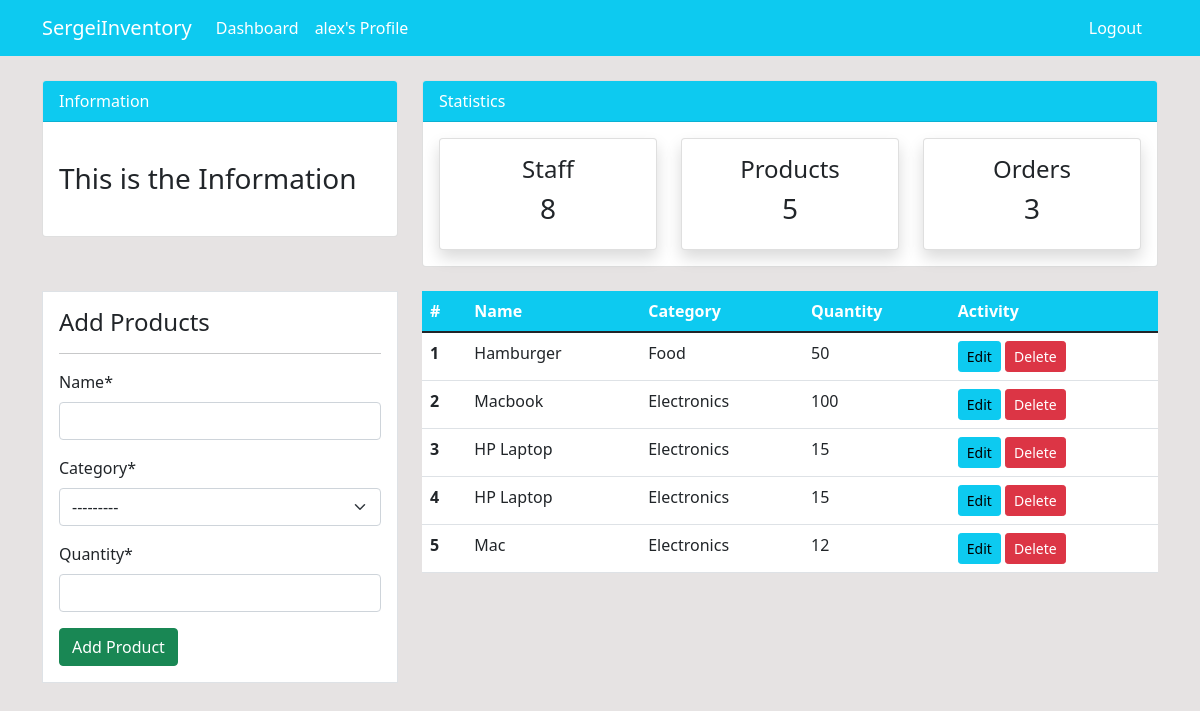
Screenshot of /product/ (signed in) with the database file from the repository.
### dashboard/models.py (models this page shows, shortened)
class Category(models.Model):
    name = models.CharField(max_length=255, null=True)
    def __str__(self) -> str:
        return self.name

class Product(models.Model):
    name = models.CharField(max_length=255, null=True)
    category = models.ForeignKey(Category, on_delete=models.CASCADE, null=True)
    quantity = models.PositiveIntegerField(null=True)

### dashboard/views.py (the view)
# urls.py: path('product/', views.product, name='dashboard-product'),
@login_required
def product(request):
    items = Product.objects.all()
    if request.method == 'POST':
        form = ProductForm(request.POST)
        if form.is_valid():
            cd = form.cleaned_data
            product_name = cd['name']
            messages.success(request, f'Product "{product_name}" has beed added!')
            form.save()
    else:
        form = ProductForm()
    context = {
        'items': items,
        'form': form
    }
    return render(request, 'dashboard/product.html', context)

### dashboard/forms.py
class ProductForm(forms.ModelForm):
    class Meta:
        model = Product
        fields = ['name', 'category', 'quantity']

### dashboard/context_processors.py (called while the page is built)
def menu_products(request):
    return {"products_list": Product.objects.all()}

def menu_orders(request):
    return {"orders_list": Order.objects.all()}

def menu_staff(request):
    return {"workers_list": User.objects.all()}

### dashboard/templates/dashboard/product.html (shortened to what this page needs)
{% extends 'partials/base.html' %}
{% load crispy_forms_tags %}
{% block content %}
{% include 'partials/topnav.html' %}
<div class="container">
  <div class="row my-4">
    <div class="col-md-4">
      <div class="border bg-white p-3">
        <h4>Add Products</h4>
        <hr>
        <form method="POST">
          {{ form|crispy }}
          <button
            class="btn btn-success btn-block"
            type="submit"
          >Add Product</button>
        </form>
      </div>
    </div>
    <div class="col-md-8">
      <table class="table bg-white">
        <thead class="bg-info">
          <tr class="text-white">
            <th scope="col">#</th>
            <th scope="col">Name</th>
            <th scope="col">Category</th>
            <th scope="col">Quantity</th>
            <th scope="col">Activity</th>
          </tr>
        </thead>
        <tbody>
          {% for item in items %}
          <tr>
            <th scope="row">{{ forloop.counter }}</th>
            <td>{{item.name}}</td>
            <td>{{ item.category }}</td>
            <td>{{ item.quantity }}</td>
            <td>
              <a
                class="btn btn-info btn-sm"
                href="#edit"
              >Edit</a>
              <a
                class="btn btn-danger btn-sm"
                href="{% url 'dashboard-product-delete' item.id %}"
              >Delete</a>
            </td>
          </tr>
          {% endfor %}
        </tbody>
      </table>
    </div>
  </div>
</div>
{% endblock %}

### dashboard/templates/partials/nav.html (shortened to what this page needs)
<nav class="navbar navbar-expand-lg navbar-info bg-info">
  <div class="container">
    <a
      class="navbar-brand text-white"
      href="{% url 'dashboard-index' %}"
    >SergeiInventory</a>
    <div
      class="collapse navbar-collapse"
      id="navbarSupportedContent"
    >
      {% if request.user.is_authenticated %}
      <ul class="navbar-nav mr-auto">
        <li class="nav-item active">
          <a
            class="nav-link text-white"
            href="{% url 'dashboard-index' %}"
          >Dashboard</a>
        </li>
      </ul>
      <ul class="navbar-nav ml-auto">
        <li class="nav-item active">
          <a
            class="nav-link text-white"
            href="{% url 'user-profile' %}"
          >{{ request.user.username }}'s Profile</a>
        </li>
      </ul>
      {% endif %}
    </div>
    <div class="d-flex">
      {% if request.user.is_authenticated %}
      <a
        class="nav-link text-white"
        href="{% url 'user-logout' %}"
      >Logout</a>
      {% endif %}
    </div>
  </div>
</nav>

### static/css/style.css (style rules this page uses)
body { background: rgb(230, 227, 227); }

### rows the page displays
Product: name "Hamburger", category "Food", quantity "50"
Product: name "Macbook", category "Electronics", quantity "100"
Product: name "HP Laptop", category "Electronics", quantity "15"
Product: name "HP Laptop", category "Electronics", quantity "15"
Product: name "Mac", category "Electronics", quantity "12"

### other values shown
{{ request.user.username }} "alex"
{{ workers_list.count }} "8"
{{ products_list.count }} "5"
{{ orders_list.count }} "3"
